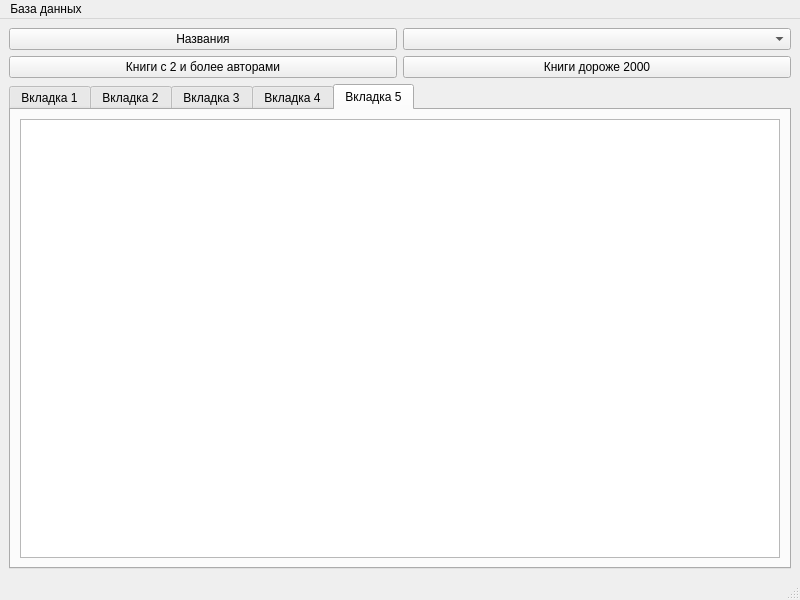
<?xml version="1.0" encoding="UTF-8"?>
<ui version="4.0">
 <class>MainWindow</class>
 <widget class="QMainWindow" name="MainWindow">
  <property name="geometry">
   <rect>
    <x>0</x>
    <y>0</y>
    <width>800</width>
    <height>600</height>
   </rect>
  </property>
  <property name="windowTitle">
   <string>MainWindow</string>
  </property>
  <widget class="QWidget" name="centralwidget">
   <layout class="QGridLayout" name="gridLayout">
    <item row="0" column="0">
     <layout class="QVBoxLayout" name="verticalLayout" stretch="1,2">
      <item>
       <layout class="QHBoxLayout" name="horizontalLayout" stretch="1">
        <property name="spacing">
         <number>6</number>
        </property>
        <property name="sizeConstraint">
         <enum>QLayout::SetDefaultConstraint</enum>
        </property>
        <item>
         <layout class="QGridLayout" name="gridLayout_2" rowstretch="1,2">
          <item row="1" column="1">
           <widget class="QPushButton" name="pushButton_3">
            <property name="text">
             <string>Книги дороже 2000</string>
            </property>
           </widget>
          </item>
          <item row="0" column="1">
           <widget class="QComboBox" name="comboBox">
            <property name="sizePolicy">
             <sizepolicy hsizetype="Preferred" vsizetype="Fixed">
              <horstretch>0</horstretch>
              <verstretch>0</verstretch>
             </sizepolicy>
            </property>
           </widget>
          </item>
          <item row="0" column="0">
           <widget class="QPushButton" name="pushButton">
            <property name="sizePolicy">
             <sizepolicy hsizetype="Preferred" vsizetype="Fixed">
              <horstretch>0</horstretch>
              <verstretch>0</verstretch>
             </sizepolicy>
            </property>
            <property name="text">
             <string>Названия</string>
            </property>
           </widget>
          </item>
          <item row="1" column="0">
           <widget class="QPushButton" name="pushButton_2">
            <property name="sizePolicy">
             <sizepolicy hsizetype="Preferred" vsizetype="Fixed">
              <horstretch>0</horstretch>
              <verstretch>0</verstretch>
             </sizepolicy>
            </property>
            <property name="text">
             <string>Книги с 2 и более авторами</string>
            </property>
           </widget>
          </item>
         </layout>
        </item>
       </layout>
      </item>
      <item>
       <layout class="QHBoxLayout" name="horizontalLayout_2">
        <property name="spacing">
         <number>6</number>
        </property>
        <item>
         <widget class="QTabWidget" name="tabWidget">
          <property name="currentIndex">
           <number>4</number>
          </property>
          <widget class="QWidget" name="tab">
           <property name="sizePolicy">
            <sizepolicy hsizetype="Maximum" vsizetype="Maximum">
             <horstretch>0</horstretch>
             <verstretch>0</verstretch>
            </sizepolicy>
           </property>
           <attribute name="title">
            <string>Вкладка 1</string>
           </attribute>
           <layout class="QVBoxLayout" name="verticalLayout_3">
            <item>
             <layout class="QVBoxLayout" name="verticalLayoutTab1">
              <item>
               <widget class="QTableWidget" name="tableWidget"/>
              </item>
             </layout>
            </item>
           </layout>
          </widget>
          <widget class="QWidget" name="tab_2">
           <attribute name="title">
            <string>Вкладка 2</string>
           </attribute>
           <layout class="QVBoxLayout" name="verticalLayout_5">
            <item>
             <layout class="QVBoxLayout" name="verticalLayoutTab2">
              <item>
               <widget class="QTableWidget" name="tableWidget_2"/>
              </item>
             </layout>
            </item>
           </layout>
          </widget>
          <widget class="QWidget" name="tab_3">
           <attribute name="title">
            <string>Вкладка 3</string>
           </attribute>
           <layout class="QVBoxLayout" name="verticalLayout_4">
            <item>
             <layout class="QVBoxLayout" name="verticalLayoutTab3">
              <item>
               <widget class="QTableWidget" name="tableWidget_3"/>
              </item>
             </layout>
            </item>
           </layout>
          </widget>
          <widget class="QWidget" name="tab_4">
           <attribute name="title">
            <string>Вкладка 4</string>
           </attribute>
           <layout class="QVBoxLayout" name="verticalLayout_7">
            <item>
             <layout class="QVBoxLayout" name="verticalLayoutTab4">
              <item>
               <widget class="QTableWidget" name="tableWidget_4"/>
              </item>
             </layout>
            </item>
           </layout>
          </widget>
          <widget class="QWidget" name="tab_5">
           <attribute name="title">
            <string>Вкладка 5</string>
           </attribute>
           <layout class="QVBoxLayout" name="verticalLayout_9">
            <item>
             <layout class="QVBoxLayout" name="verticalLayoutTab5">
              <item>
               <widget class="QTableWidget" name="tableWidget_5"/>
              </item>
             </layout>
            </item>
           </layout>
          </widget>
         </widget>
        </item>
       </layout>
      </item>
     </layout>
    </item>
   </layout>
  </widget>
  <widget class="QMenuBar" name="menubar">
   <property name="geometry">
    <rect>
     <x>0</x>
     <y>0</y>
     <width>800</width>
     <height>21</height>
    </rect>
   </property>
   <widget class="QMenu" name="menuConnection">
    <property name="title">
     <string>База данных</string>
    </property>
    <addaction name="actionSet"/>
    <addaction name="actionClose"/>
   </widget>
   <addaction name="menuConnection"/>
  </widget>
  <widget class="QStatusBar" name="statusbar"/>
  <action name="actionSet">
   <property name="text">
    <string>Установить соединиение</string>
   </property>
  </action>
  <action name="actionClose">
   <property name="text">
    <string>Разорвать соединение</string>
   </property>
  </action>
 </widget>
 <resources/>
 <connections/>
</ui>
